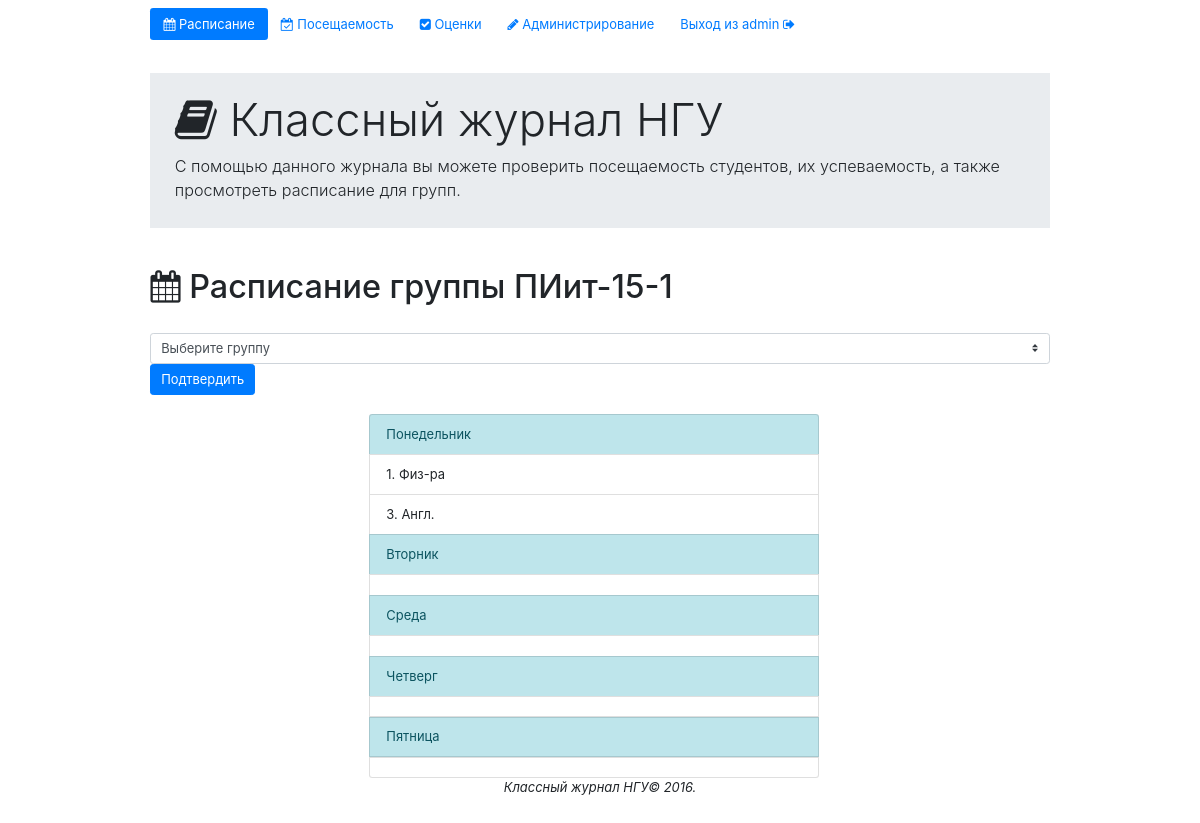
Page /content/schedule.php?group=ПИит-15-1 (signed in) on the committed database.
### tables this page shows
CREATE TABLE IF NOT EXISTS `schedule` (
  `groupName` text NOT NULL,
  `monday` text NOT NULL,
  `tuesday` text NOT NULL,
  `wednesday` text NOT NULL,
  `thursday` text NOT NULL,
  `friday` text NOT NULL
);

### content/schedule.php (the view, shortened to what this page needs)
<?php
	include("../connection/connection.php");
	include("../template/header.php");
	if(isset($_REQUEST["group"]))
		$chosenGroup = $_REQUEST["group"];
	else
		$chosenGroup = $_SESSION['logged_user'];
	$q = "SELECT * FROM `schedule` WHERE `groupName` = '$chosenGroup'";
	$result = mysqli_query($connection,$q);
	$data = mysqli_fetch_array($result);
	$monday = explode("\n", $data["monday"]);
	$tuesday = explode("\n", $data["tuesday"]);
	$wednesday = explode("\n", $data["wednesday"]);
	$thursday = explode("\n", $data["thursday"]);
	$friday = explode("\n", $data["friday"]);
?>
<div class = "content">
	<h1 class="text-xs-center"><i class="fa fa-calendar" aria-hidden="true"></i> Расписание группы <?php echo $data["groupName"];?></h1>
	<br>
	<?php
		if($_SESSION['logged_user'] == "admin"){
	?>
		<form  class="text-xs-center" action = "schedule.php">
			<select  name="group" class="custom-select" >
				<option   selected disabled>Выберите группу</option>
			</select>
			<input type="submit" class = "btn btn-primary" value = "Подтвердить">
		</form>
		<br>
	<?php
		}
		if(isset($data["groupName"])){
	?>
	<div class = "row" >
		<div class = "col-md-3">
		</div>
		<ul class="list-group col-md-6">
			<li class="list-group-item list-group-item-info">
				Понедельник
			</li>
			<?php for($i = 0; $i < count($monday); $i++){
				?>
			<li class="list-group-item">
				<?php
					echo $monday[$i];
				?>
			</li>
			<?php
				}
			?>
			<li class="list-group-item list-group-item-info">
				Вторник
			</li>
			<?php
				for($i = 0; $i < count($tuesday); $i++){
			?>
				<li class="list-group-item">
				</li>
			<?php
				}
			?>
			<li class="list-group-item list-group-item-info">
				Среда
			</li>
			<?php
				for($i = 0; $i < count($wednesday); $i++){
			?>
					<li class="list-group-item">
					</li>
			<?php
				}
			?>
			<li class="list-group-item list-group-item-info">
				Четверг
			</li>
			<?php
				for($i = 0; $i < count($thursday); $i++){
			?>
					<li class="list-group-item">
					</li>
			<?php
				}
			?>
			<li class="list-group-item list-group-item-info">
				Пятница
			</li>
			<?php
				for($i = 0; $i < count($friday); $i++){
			?>
					<li class="list-group-item">
					</li>
			<?php
				}
			?>
		</ul>
	</div>
	<?php
		}
		else
			echo "<p class = 'text-xs-center'>Расписание для выбранной вами группы ещё не вывешено. Проверьте позже</p>";
		?>
	</div>
<?php include("../template/footer.php"); ?>

### template/header.php (style rules this page uses)
html { height: 100%; zoom: 90%; }
body { height: 98%; zoom: 90%; }
.content { flex: 1 0 auto; }

### rows in the picture
schedule: groupName "ПИит-15-1", monday "1. Физ-ра", monday "3. Англ."

### other values in the picture
$_SESSION['logged_user'] "admin"
